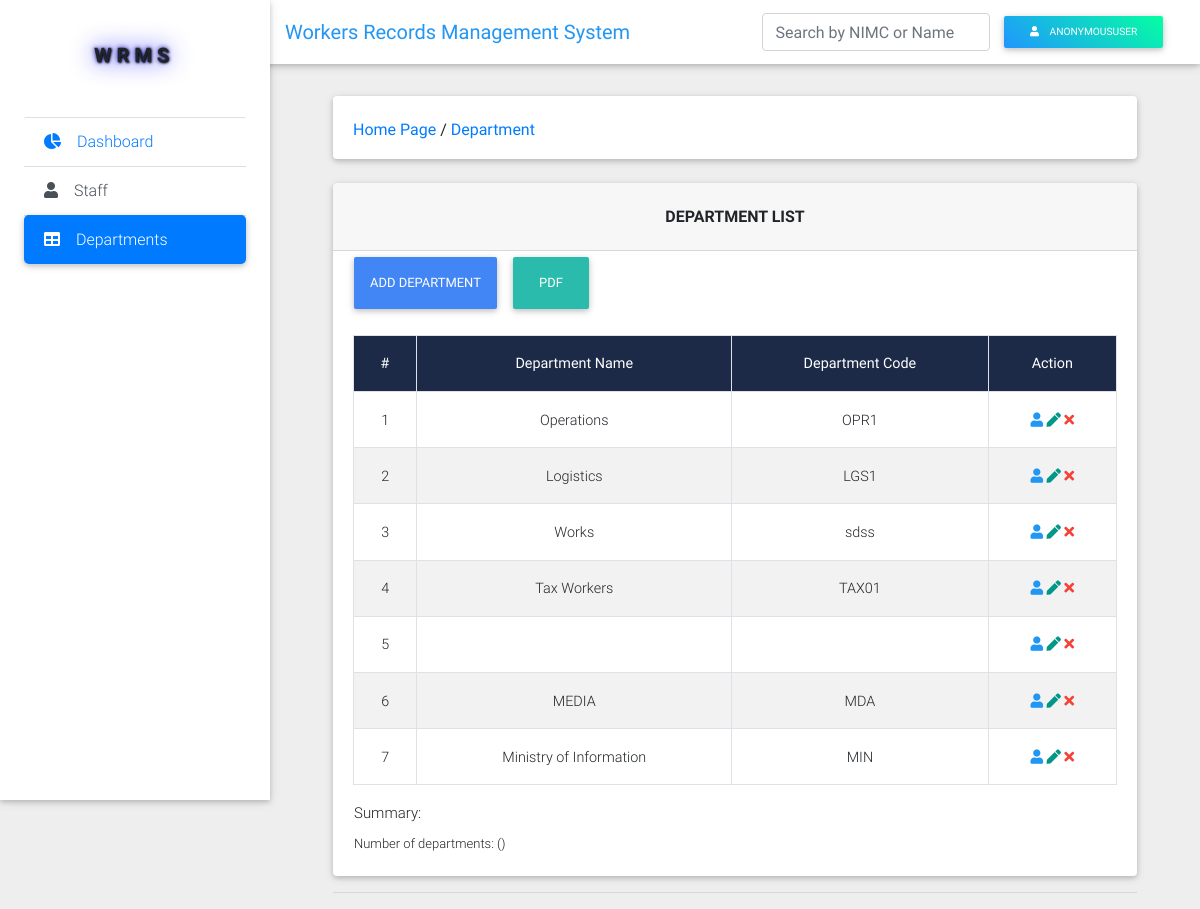
Screenshot of /departments/ with the database file from the repository.
### wisapp/models.py (models this page shows, shortened)
class Department(models.Model):
	name = models.CharField(max_length=25)
	dept_id = models.CharField(max_length=12)
	hod = models.CharField(max_length=22)

### wisapp/views.py (the view)
# urls.py: path('departments/', views.department_list, name="departments"),
def department_list(request):
	temp = 'wisapp/department_list.html'
	departments = Department.objects.all()
	ct = {'departments': departments}
	return render(request, temp, ct)

### wisapp/templates/wisapp/department_list.html (shortened to what this page needs)
{%  extends 'base.html' %}
{% load humanize %}
{% block main %}
  <div class="card mb-4 wow fadeIn">
      <div class="card-body d-sm-flex justify-content-between">
          <h6 class="mb-2 mb-sm-0 pt-1">
              <a href="{% url 'home_page' %}">Home Page</a> /
              <a href="#">Department</a>
          </h6>
      </div>
  </div>
	<div class="card">
	<h6 class="card-header text-center font-weight-bold text-uppercase py-4">Department List</h6>
		<div class="container">
		  <div class="row">
		    <div class="col-md-5">
				<a class="white-text" href="#">
				    <span data-toggle="modal" data-target="#newDept" title="Add new department" class="btn btn-primary w-30 p-3">Add Department</span>
				</a>
				<a class="white-text" target="_blank" href="">
				    <span data-toggle="tooltip" title="Generate PDF" class="btn btn-default w-25 p-3">PDF</span>
				</a>
		    </div>
		    <div class="col-md-3"><small id="selected-department"></small></div>
		  </div>
		</div>
	  <div class="card-body">
        <div id="table" class="students_body table-editable">
        	<table class="table table-bordered table-responsive-md table-striped text-center">
    <tr class="mdb-color darken-3 white-text">
      <th class="text-center">#</th>
       <th class="text-center">Department Name</th>
       <th class="text-center">Department Code</th>
       <th class="text-center">Action</th>
    </tr>
    {% for department in departments %}
    <tr>
      <td class="pt-3-half text-center" contenteditable="false">
          <a href="">{{ forloop.counter }}</a>
       </td>
       <td class="pt-3-half text-center" name="{{ staff.first_name }}" contenteditable="false">
          <a href="#">{{ department.name }}</a>
       </td>
       <td class="pt-3-half" contenteditable="false">{{ department.dept_id }}</td><td class="pt-3-half" contenteditable="false">
          <a href="" title="view" class="blue-text"><i class="fa fa-user"></i></a>
          <a href="" title="edit" class="teal-text"><i class="fa fa-pen"></i></a>
          <a id="del_staff" target_student="" title="delete" class="del_student red-text"><i class="fa fa-times"></i></a>
       </td>
    </tr>
    {% empty %}
    <tr>
       <td colspan="4">No data available</td>
    </tr>
    {% endfor %}
 </table>
 <table>
  <tr>
    <td>
      <fieldset>
          <legend style="font-size: 15px">Summary:</legend>
          <font style="font-size: 13px">Number of departments: {{ department_list.count }} ({{ department_list.count|apnumber|title }})</font>
        </fieldset>
    </td>
  </tr>
 </table>
        </div>
	  </div>
	</div>
  <hr />
{% endblock %}

### wisapp/templates/base.html (shortened to what this page needs)
{% load static %}
<!DOCTYPE html>
<html lang="en">
<head>
  <link rel="stylesheet" href="https://use.fontawesome.com/releases/v5.8.2/css/all.css">
  <link href="{% static 'css/bootstrap.min.css' %}" rel="stylesheet">
  <link href="{% static 'css/mdb.min.css' %}" rel="stylesheet">
  <link href="{% static 'css/style.min.css' %}" rel="stylesheet">
  <link rel="stylesheet" href="//code.jquery.com/ui/1.12.1/themes/base/jquery-ui.css">
</head>
<body class="grey lighten-3">
  <header>
    <nav class="navbar fixed-top navbar-expand-lg navbar-light white scrolling-navbar">
      <div class="container-fluid">
        <a class="navbar-brand waves-effect" href="{% url 'home_page' %}">
          <strong class="blue-text">Workers Records Management System</strong>
        </a>
        <div class="collapse navbar-collapse" id="navbarSupportedContent">
          <form class="form-inline ml-auto">
            <input id="search" class="form-control mr-sm-2" type="text" placeholder="Search by NIMC or Name" aria-label="Search for staff">
        </form>
        </div>
          <ul class="navbar-nav nav-flex-icons">
            <li class="nav-item">
               <button class="btn aqua-gradient btn-rounded btn-sm my-0" type="submit"><i class="fa fa-user mr-2"></i> {{ request.user }}</button>
            </li>
          </ul>
        </div>
    </nav>
    <div class="sidebar-fixed position-fixed">
      <a class="logo-wrapper waves-effect">
        WRMs
      </a>
      <div class="list-group list-group-flush">
        <a href="{% url  'home_page' %}" class="list-group-item {% if request.META.PATH_INFO == '/' %} active {% endif %} waves-effect">
          <i class="fas fa-chart-pie mr-3"></i>Dashboard
        </a>
        <a href="{% url 'staff' %}" class="list-group-item list-group-item-action waves-effect
        ">
          <i class="fas fa-user mr-3"></i>Staff</a>
        <a href="{% url 'departments' %}" class="list-group-item list-group-item-action waves-effect
        {% if request.META.PATH_INFO == '/departments/' %} active {% endif %}
        ">
          <i class="fas fa-table mr-3"></i>Departments</a>
      </div>
    </div>
  </header>
  <main class="pt-5 mx-lg-5">
    <div class="container-fluid mt-5">
      {% block main %}
      {% endblock %}
  </main>
</body>
</html>

### rows the page displays
Department: name "Operations", dept_id "OPR1"
Department: name "Logistics", dept_id "LGS1"
Department: name "Works", dept_id "sdss"
Department: name "Tax Workers", dept_id "TAX01"
Department: name "MEDIA", dept_id "MDA"
Department: name "Ministry of Information", dept_id "MIN"

### other values shown
{{ request.user }} "ANONYMOUSUSER"
